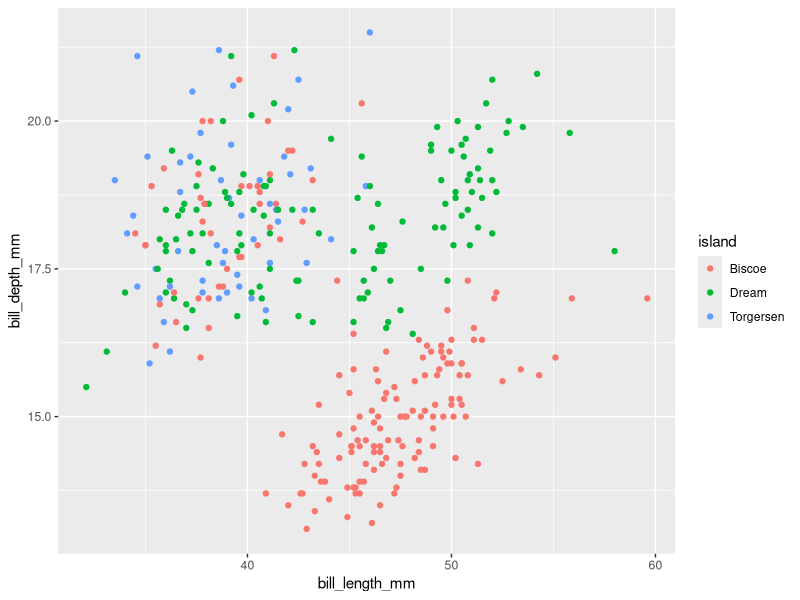

Recreate this plot in R.
## ---- chunk 1
knitr::opts_chunk$set(echo = TRUE)
## ---- chunk 2
seq(1, 10) # sequence 
## ---- chunk 3
min <- 0
max <- 5
## ---- chunk 4
min; max 
seq(min, max)
## ---- chunk 5
var_1 <- 0
var_2 <- 10
## ---- chunk 6
seq(var_1, var_2)
## ---- chunk 7
my_numeric <- 1
my_charachter <- "Hallo Welt"
my_logical <- T
my_factor <- as.factor(my_charachter)
## ---- chunk 8
my_charachter_vector <- c("Unsere", "erste", "Sitzung")
my_numeric_vecor <- c(1, 2, 3)
my_logical_vector <- c(T, F, T)
my_experiment_vector <- c(T, F, "Hallo", 3)
## ---- chunk 9
sum(my_logical_vector)
## ---- chunk 10
random_numbers <- sample(x = 0:1000,
       size = 30)
## ---- chunk 11
my_list <- list(my_charachter_vector,
     my_logical_vector, 
     my_logical_vector)
## ---- chunk 12
my_data_frame <- data.frame(my_charachter_vector, 
           my_logical_vector, 
           my_numeric_vecor)
## ---- chunk 13
df_names <- c("Char", "Logical", "Numeric")

colnames(my_data_frame) <- df_names
## ---- chunk 14
random_numbers_1 <- sample(1:1000, 30)
random_numbers_2 <- sample(1:1000, 30)

df_random_numbers <- data.frame(random_numbers_1, random_numbers_2)
colnames(df_random_numbers) <- c("Var1", "Var2")
## ---- chunk 15
my_charachter_vector[3]
my_charachter_vector[-1]
## ---- chunk 16
library(palmerpenguins)
## ---- chunk 17
data("penguins")
View(penguins)
names(penguins)
summary(penguins)

penguins$bill_length_mm[33]
## ---- chunk 18
meine_Funktion <- function(wert_1, wert_2) {
  Ergebnis <- wert_1 / wert_2
  return(Ergebnis)
}

meine_Funktion(1, 4)

meine_Funktion(wert_1 = 1, wert_2 = 2)

meine_Funktion
## ---- chunk 19
library(ggplot2)
## ---- chunk 20
ggplot(data = penguins) +
  geom_point(aes(x=bill_length_mm, y=bill_depth_mm, color=island))
## ---- chunk 21
# equality operator 
5==6

# inequality operator 
5!=6

# größer und kleiner

5<4

# alphabetical order

"Hallo" > "Welt"

## ---- chunk 22
vektor_1 <- c(seq(1, 20, by = 2))
vektor_2 <- c(seq(1, 40, by= 4))

vektor_1 >= vektor_2
## ---- chunk 23
# if(condition){
# } else { mach was anderes}
## ---- chunk 24
funktion_2 <- function(Wert) {
  if(Wert < 10){
    print("Der Wert ist klein")
  } else{
    print("Der Wert ist groß")
  }
}

funktion_2(10)
## ---- chunk 25
funktion_3 <- function(Wert){
  if(Wert <= 5) {
    print("Der Wert ist klein") 
  } else if (Wert > 5 & Wert < 10) {
    print("Der Wert ist groß")
  } else {
    print("Der Wert ist sehr groß")
  }
}

funktion_3(6)
## ---- chunk 26

x <- 1

while (x < 100) {
  print(paste("x ist ", x, " und kleiner als 5"))
  x <- x+1
}
## ---- chunk 27

x <- 1
for (x in 1:10) {
  print(x)
}
## ---- chunk 28
x <- 1
for (x in 1:10) {
  if(x==5){
    next
  } else {
    print(x)
  }
}
## ---- chunk 29
x <- 1
for (x in 1:10) {
  if(x==5){
    break
  } else {
    print(x)
  }
}
## ---- chunk 30
bezirke <- c("Neukoelln", "Schoeneberg", "Kreuzberg", "Mitte")

for (Bezirk in bezirke) {
  print(Bezirk)
  if(Bezirk == "Kreuzberg")
  break
}
## ---- chunk 31
i = 1

for (i in 1:length(bezirke)) {
  print(bezirke[i])
  if(i==length(bezirke)){
      i=1} else{
          i+1
      }
  print(i)
}
